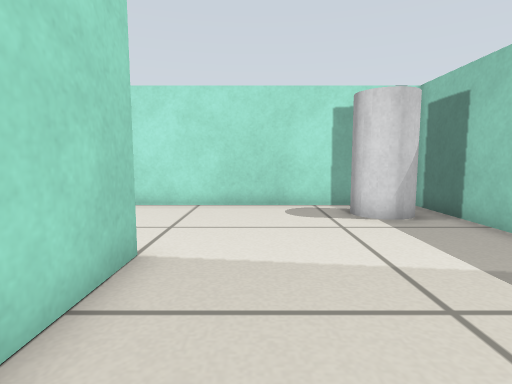
view 1 (above)

17 first-person views from a walk through a robot-simulator world made for Gazebo. The camera is 0.39 m above the floor, tilts 6° down and sees 80° across. The floor is counted in squares, 0.25 m on a side. Each view is taken from the middle of a square. On the plan, view 1 faces up. The plan holds only what a view shows up to about 15 squares ahead; the rest is blank.

view 2
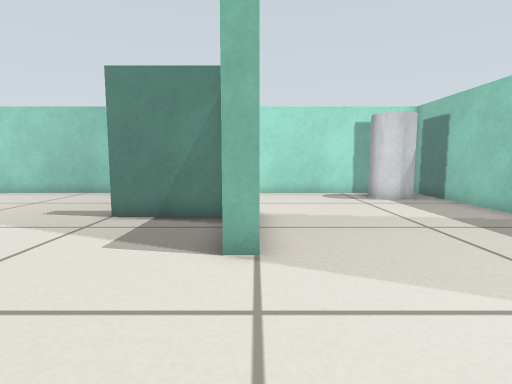

view 3
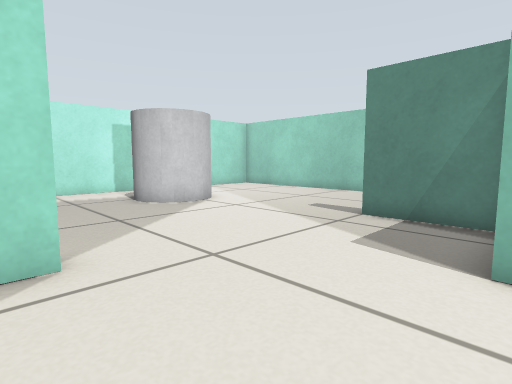

view 4
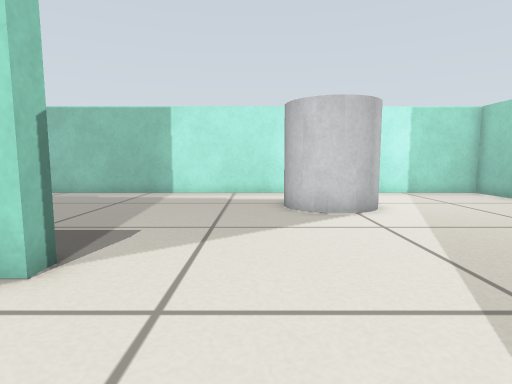

view 5
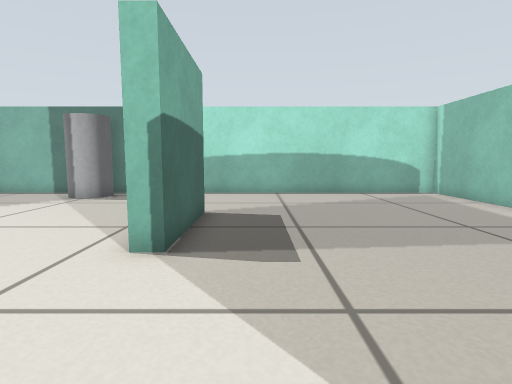

view 6
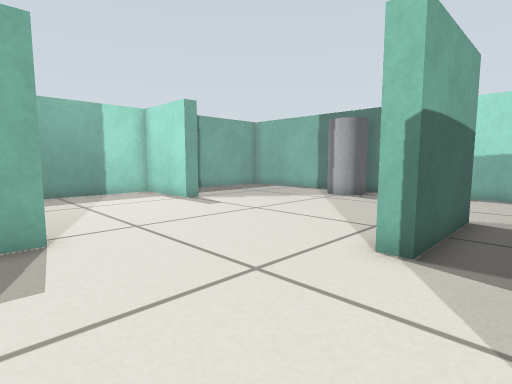

view 7
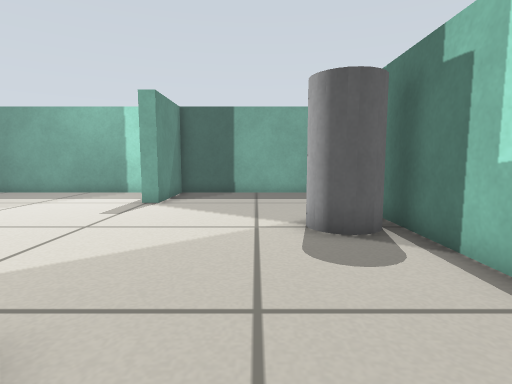

view 8
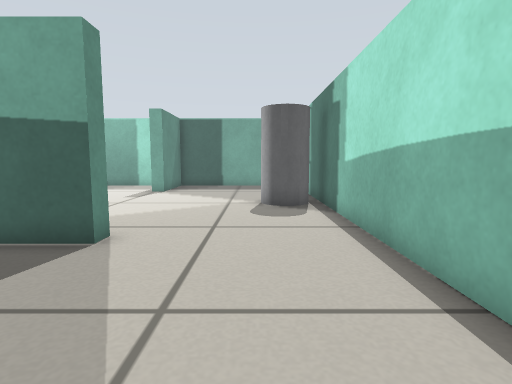

view 9
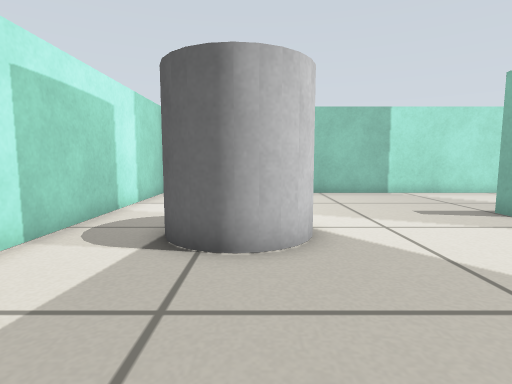

view 10
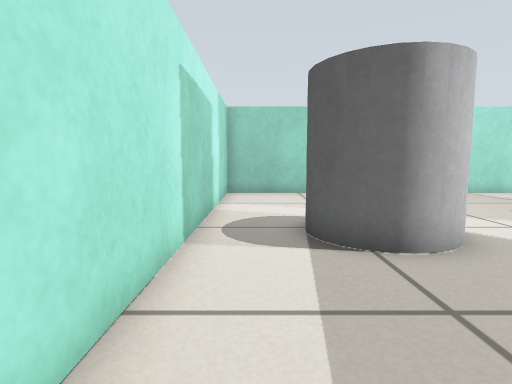

view 11
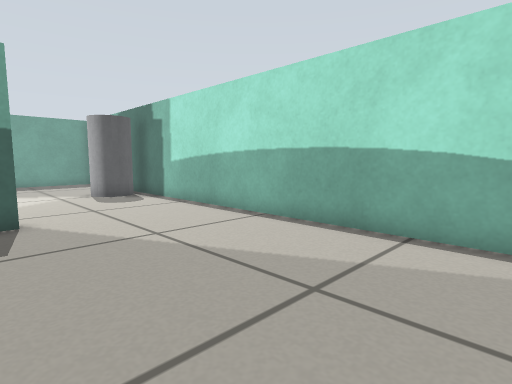

view 12
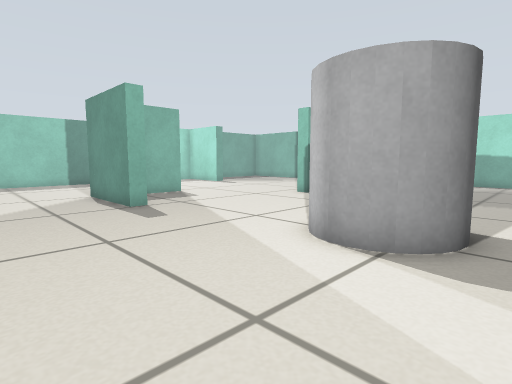

view 13
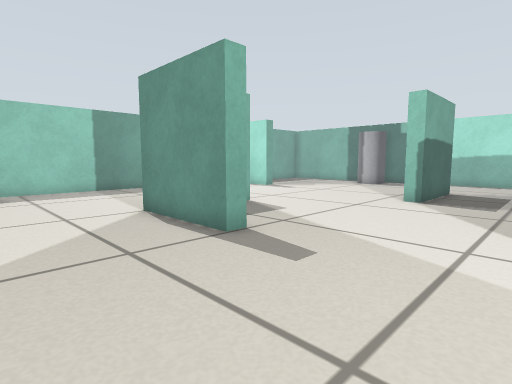

view 14
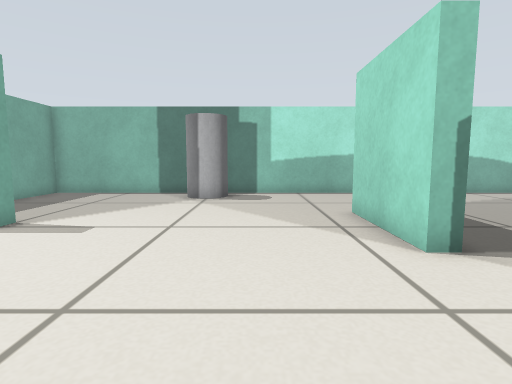

view 15
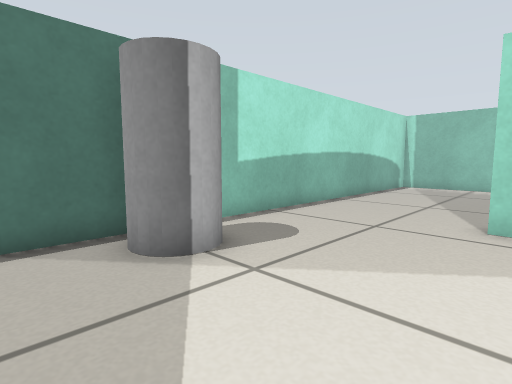

view 16
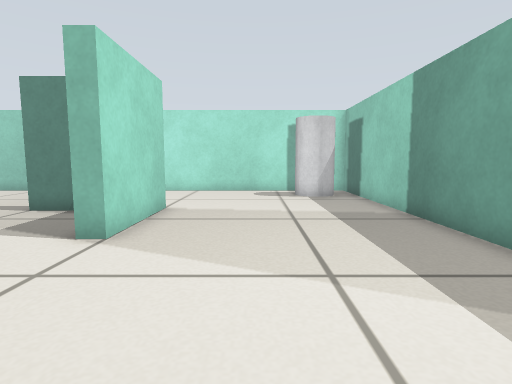

view 17
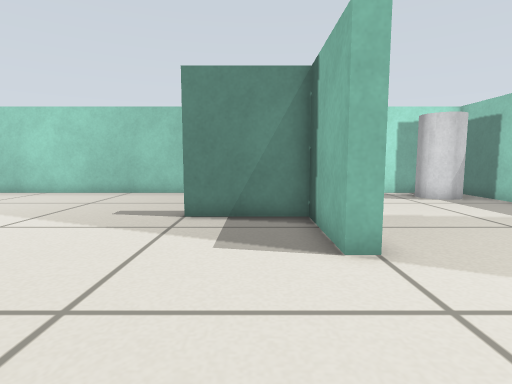

### Floor plan
Key: @ floor where view 1 was taken; # wall or solid block; . floor; C grey cylinder.
Columns run from 17 left of view 1 to 5 right of it. Each row starts with its distance up from view 1.
 10 #######################
  9 #...................CC#
  8 #...................CC#
  7 #.....................#
  6 #.....................#
  5 #..........#####......#
  4 #..CCC.....#####......#
  3 #.CC C........##......#
  2 #.CC C........##......#
  1 #..CC.........##......#
  0 #................@....#
 -1 #.....................#
 -2 #.....................#
 -3 #.....................#
 -4 #.........#...........#
 -5 #.........#........####
 -6 #.........#...........#
 -7 #.........#...........#
 -8 #.....................#
 -9 #.....................#
-10 #..............C......#
-11 #.............CCC.....#
-12 ###############C#######
-13   #####################

Positions as (right, up) in squares from view 1, and headings:
1: (0, 0), facing up
2: (-2, -4), facing up
3: (-2, -4), facing up-left
4: (-3, 0), facing left
5: (-9, 2), facing down
6: (-9, 2), facing down-right
7: (-9, -9), facing right
8: (-13, -10), facing right
9: (-13, -4), facing up
10: (-16, -4), facing up
11: (-16, -6), facing down-right
12: (-16, 9), facing down-right
13: (-11, 9), facing down-right
14: (-4, 2), facing down
15: (1, -6), facing down-left
16: (1, -5), facing up
17: (-4, -4), facing up
